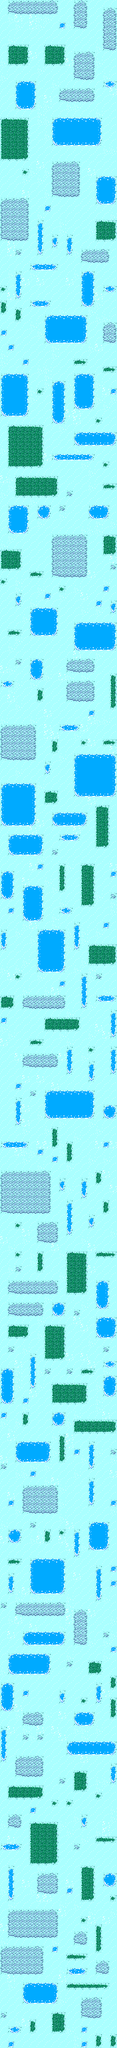

A level layout from a 2D game, rendered from its tile map. Below: a short description, then the map file with tile-grid data replaced by summaries:
An orthogonal 16x280 tile map with 16x16 px tiles, 1 tile layer (Map), 2 tilesets and 73 objects.

<map version="1.5" tiledversion="2021.03.23" orientation="orthogonal" renderorder="right-down" width="16" height="280" tilewidth="16" tileheight="16" infinite="0" nextlayerid="4" nextobjectid="74">
 <tileset firstgid="1" source="tileset_frozen.tsx" />
 <tileset firstgid="49" source="objects.tsx" />
 <layer id="1" name="Map" width="16" height="280">
  <data>[4480 cells, 4480 non-empty, 45 distinct tile ids]</data>
 </layer>
 <objectgroup id="3" name="Objects">
  <object id="1" gid="51" x="160" y="4240" width="16" height="16" />
  <object id="2" gid="64" x="48" y="4128" width="16" height="16" />
  <object id="3" gid="55" x="208" y="4032" width="16" height="16" />
  <object id="4" gid="55" x="208" y="3936" width="16" height="16" />
  <object id="5" gid="97" x="128" y="3856" width="16" height="16" />
  <object id="6" gid="68" x="80" y="3840" width="16" height="16" />
  <object id="7" gid="51" x="48" y="3728" width="16" height="16" />
  <object id="8" gid="51" x="128" y="3616" width="16" height="16" />
  <object id="9" gid="59" x="48" y="3520" width="16" height="16" />
  <object id="10" gid="51" x="128" y="3424" width="16" height="16" />
  <object id="11" gid="59" x="176" y="3328" width="16" height="16" />
  <object id="12" gid="72" x="144" y="3216" width="16" height="16" />
  <object id="13" gid="68" x="160" y="3120" width="16" height="16" />
  <object id="14" gid="98" x="64" y="3056" width="16" height="16" />
  <object id="15" gid="51" x="32" y="3040" width="16" height="16" />
  <object id="16" gid="72" x="192" y="2928" width="16" height="16" />
  <object id="17" gid="64" x="208" y="2848" width="16" height="16" />
  <object id="18" gid="55" x="208" y="2752" width="16" height="16" />
  <object id="19" gid="59" x="192" y="2656" width="16" height="16" />
  <object id="20" gid="51" x="64" y="2624" width="16" height="16" />
  <object id="21" gid="59" x="192" y="2560" width="16" height="16" />
  <object id="22" gid="51" x="32" y="2480" width="16" height="16" />
  <object id="23" gid="55" x="176" y="2448" width="16" height="16" />
  <object id="24" gid="51" x="176" y="2400" width="16" height="16" />
  <object id="25" gid="64" x="64" y="2368" width="16" height="16" />
  <object id="26" gid="59" x="16" y="2320" width="16" height="16" />
  <object id="27" gid="64" x="160" y="2288" width="16" height="16" />
  <object id="28" gid="100" x="160" y="2256" width="16" height="16" />
  <object id="29" gid="61" x="64" y="2224" width="16" height="16" />
  <object id="30" gid="69" x="208" y="2144" width="16" height="16" />
  <object id="31" gid="59" x="32" y="2112" width="16" height="16" />
  <object id="32" gid="55" x="32" y="2064" width="16" height="16" />
  <object id="33" gid="59" x="176" y="1984" width="16" height="16" />
  <object id="34" gid="51" x="32" y="1904" width="16" height="16" />
  <object id="35" gid="51" x="48" y="1808" width="16" height="16" />
  <object id="36" gid="64" x="208" y="1728" width="16" height="16" />
  <object id="37" gid="54" x="48" y="1664" width="16" height="16" />
  <object id="38" gid="99" x="96" y="1664" width="16" height="16" />
  <object id="39" gid="68" x="128" y="1584" width="16" height="16" />
  <object id="40" gid="59" x="64" y="1552" width="16" height="16" />
  <object id="41" gid="55" x="208" y="1488" width="16" height="16" />
  <object id="42" gid="64" x="32" y="1456" width="16" height="16" />
  <object id="43" gid="72" x="176" y="1424" width="16" height="16" />
  <object id="44" gid="59" x="64" y="1392" width="16" height="16" />
  <object id="45" gid="59" x="16" y="1360" width="16" height="16" />
  <object id="46" gid="72" x="176" y="1328" width="16" height="16" />
  <object id="47" gid="68" x="128" y="1264" width="16" height="16" />
  <object id="48" gid="64" x="48" y="1200" width="16" height="16" />
  <object id="49" gid="61" x="64" y="1120" width="16" height="16" />
  <object id="50" gid="51" x="64" y="1056" width="16" height="16" />
  <object id="51" gid="59" x="176" y="1024" width="16" height="16" />
  <object id="52" gid="59" x="48" y="992" width="16" height="16" />
  <object id="53" gid="55" x="32" y="912" width="16" height="16" />
  <object id="54" gid="101" x="144" y="864" width="16" height="16" />
  <object id="55" gid="72" x="96" y="848" width="16" height="16" />
  <object id="56" gid="62" x="48" y="784" width="16" height="16" />
  <object id="57" gid="61" x="160" y="720" width="16" height="16" />
  <object id="58" gid="64" x="64" y="688" width="16" height="16" />
  <object id="59" gid="69" x="208" y="656" width="16" height="16" />
  <object id="60" gid="55" x="64" y="624" width="16" height="16" />
  <object id="61" gid="64" x="48" y="576" width="16" height="16" />
  <object id="62" gid="59" x="208" y="544" width="16" height="16" />
  <object id="63" gid="55" x="16" y="496" width="16" height="16" />
  <object id="64" gid="68" x="192" y="464" width="16" height="16" />
  <object id="65" gid="64" x="176" y="432" width="16" height="16" />
  <object id="66" gid="64" x="32" y="400" width="16" height="16" />
  <object id="67" gid="59" x="16" y="368" width="16" height="16" />
  <object id="68" gid="64" x="160" y="336" width="16" height="16" />
  <object id="69" gid="69" x="16" y="288" width="16" height="16" />
  <object id="70" gid="75" x="112" y="3664" width="16" height="16" />
  <object id="71" gid="73" x="160" y="2800" width="16" height="16" />
  <object id="72" gid="77" x="112" y="2032" width="16" height="16" />
  <object id="73" gid="76" x="128" y="1296" width="16" height="16" />
 </objectgroup>
</map>
